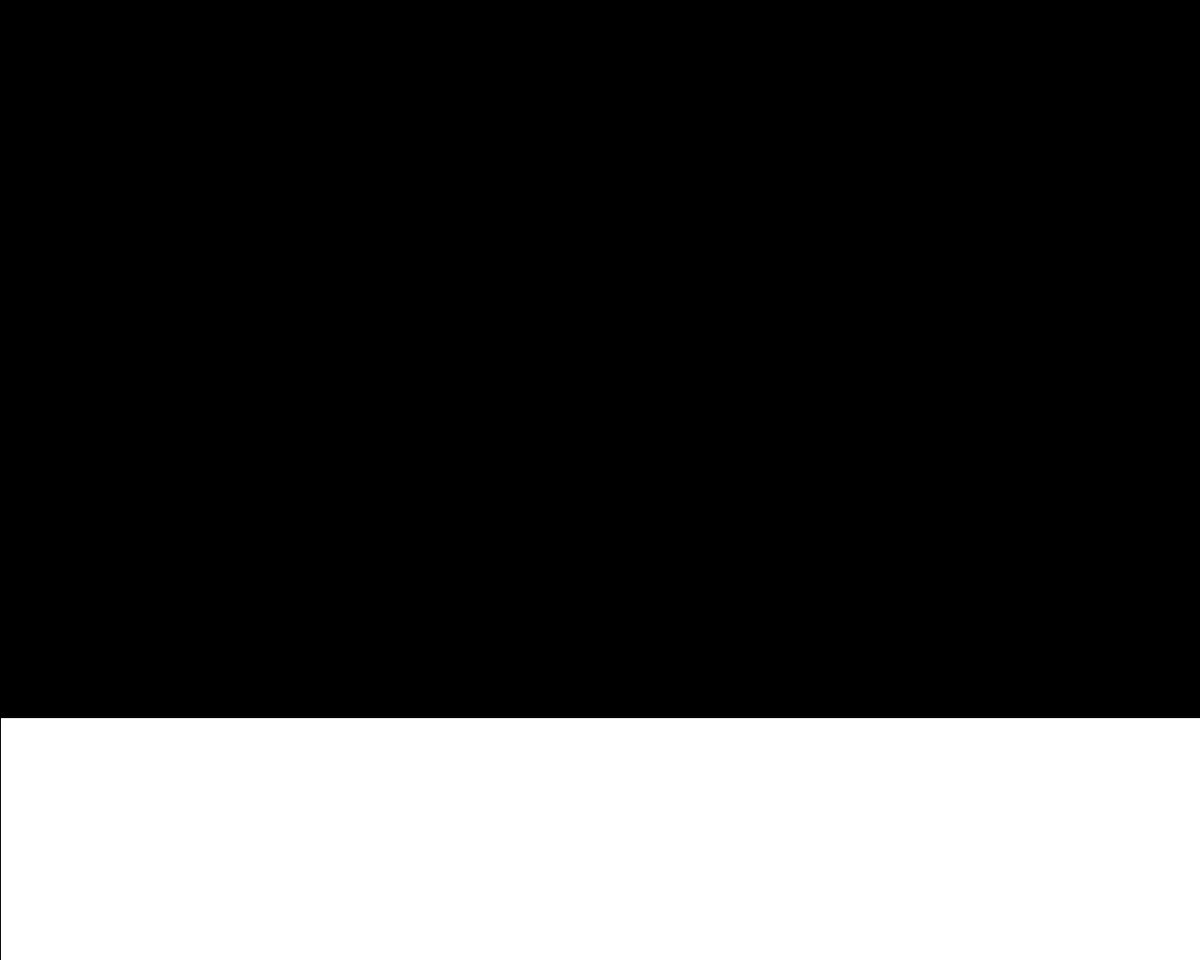
Frame 1 (no input)
Frame 60 (the mouse pressed at the canvas centre just before this capture): blank canvas, image omitted
Frame 120 (the mouse held since frame 60 and released just before this capture): blank canvas, image omitted

The Processing sketch that drew this single still picture (run headless with seeded random() and noise(); from frame 60 on, the mouse is pressed at the canvas centre):

// Processing sketch: light
// ── light.pde



void setup(){
  size(1280,1024);
  rectMode(CENTER);

}



void draw(){
  float x = pow((sin(millis()/1000.0*TAU/(121.35/120.0*24.0))+1.0),20.0)*height/2.0;

  background(0);
  rect(width/2.0,x,width,300);


}
